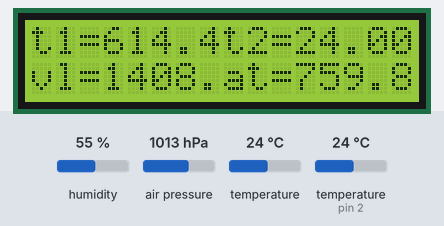
A sketch run on a simulated Arduino Uno, built with avr-gcc and run on an emulated ATmega328P. Shown: 16×2 character LCD. Wiring (inferred from the names in the program): DHT11 sensor: data pin 2; BMP180 pressure sensor at I2C address 0x77. Inputs (shaded band) come from the test bench; at power-on: temperature (sensor on pin 2) 24 °C, humidity 55 %, air pressure 1013 hPa, temperature 24 °C. What the sketch prints to the serial monitor is not drawn.

Above: at 1.2 s.
1.3 s: temperature (sensor on pin 2) set to 41 °C
At 4.7 s:
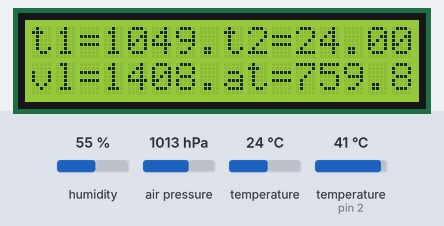
8.4 s: humidity set to 22 %
At 10.8 s:
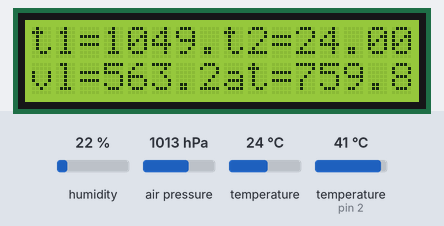
16.4 s: air pressure set to 952 hPa
At 19.3 s:
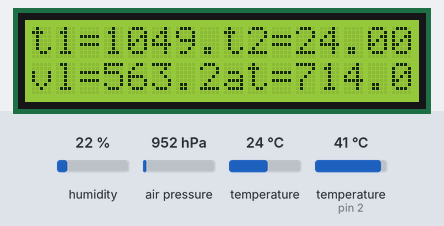
19.6 s: temperature (sensor 0) set to 0 °C
At 22.4 s:
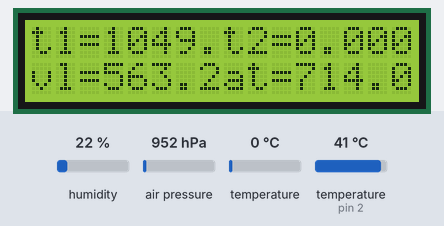
22.8 s: temperature (sensor on pin 2) set to 12 °C
At 26.6 s:
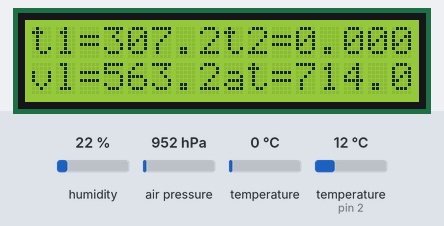
27.5 s: humidity set to 40 %
At 30.4 s:
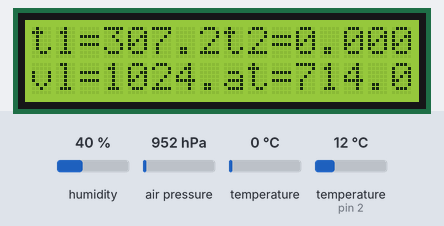
Timing chart, 0 to 31.8 s (numbered marks = the images above; inputs shaded):
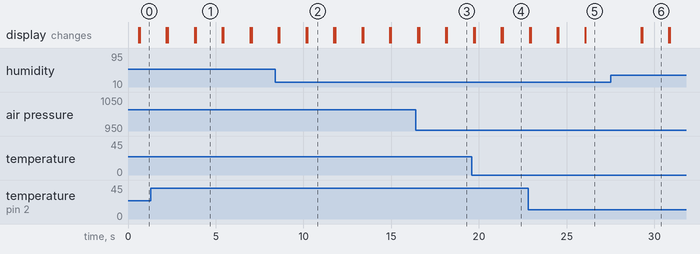

Measured:
- after the input at 1.3 s, the display: first differs from a run without the input after 2.5 s (image 1 shows a later state)
- after the input at 8.4 s, the display: first differs from a run without the input after 1.8 s (image 2 shows a later state)
- after the input at 16.4 s, the display: first differs from a run without the input after 1.8 s (image 3)
- after the input at 19.6 s, the display: first differs from a run without the input after 1.7 s (image 4)
- after the input at 22.8 s, the display: first differs from a run without the input after 3.3 s (image 5)
- after the input at 27.5 s, the display: first changes after 1.7 s (image 6 shows a later state)
- what the display in image 1 shows lasts 1.5 s, from 3.9 s to 5.4 s

The sketch:

dht22.ino
```cpp
#include <Wire.h>

// Example testing sketch for various DHT humidity/temperature sensors
// Written by ladyada, public domain

#include "DHT.h"
#include <LiquidCrystal.h>

#define BMP085_ADDRESS 0x77  // I2C address of BMP085
// initialize the library with the numbers of the interface pins
LiquidCrystal lcd(8, 9, 4, 5, 6, 7);

#define DHTPIN 2 // what pin we're connected to

// Uncomment whatever type you're using!
//#define DHTTYPE DHT11 // DHT 11
#define DHTTYPE DHT22 // DHT 22 (AM2302)
//#define DHTTYPE DHT21 // DHT 21 (AM2301)

// Connect pin 1 (on the left) of the sensor to +5V
// Connect pin 2 of the sensor to whatever your DHTPIN is
// Connect pin 4 (on the right) of the sensor to GROUND
// Connect a 10K resistor from pin 2 (data) to pin 1 (power) of the sensor

DHT dht(DHTPIN, DHTTYPE);

const unsigned char OSS = 0;  // Oversampling Setting

// Calibration values
int ac1;
int ac2;
int ac3;
unsigned int ac4;
unsigned int ac5;
unsigned int ac6;
int b1;
int b2;
int mb;
int mc;
int md;

long b5;
//short temperature;
//long pressure;

void setup() {
  Serial.begin(9600);
  Serial.println("DHTxx test!");
  lcd.begin(16, 2);
  dht.begin();
  Wire.begin();
  bmp085Calibration();
}

void loop() {
   float temperature = bmp085GetTemperature(bmp085ReadUT()); //MUST be called first
  float pressure = bmp085GetPressure(bmp085ReadUP());

  float atm = pressure; /// 101325; // "standard atmosphere"
  //float altitude = calcAltitude(pressure); //Uncompensated caculation - in Meters

  // Reading temperature or humidity takes about 250 milliseconds!
  // Sensor readings may also be up to 2 seconds 'old' (its a very slow sensor)
  float h = dht.readHumidity();
  float t = dht.readTemperature();


  // check if returns are valid, if they are NaN (not a number) then something went wrong!
  if (isnan(t) || isnan(h)) {
    Serial.println("Failed to read from DHT");
  } else {
  lcd.setCursor(0, 0);
  lcd.print("t1=");
  lcd.setCursor(3,0);
  lcd.print(t,1);
  lcd.setCursor(0,1);
  lcd.print("vl=");
  lcd.setCursor(3,1);
  lcd.print(h,1);

    Serial.print("Humidity: ");
    Serial.print(h);
    Serial.print(" %\t");
    Serial.print("Temperature: ");
    Serial.print(t);
    Serial.println(" *C");
  }

  Serial.print("Temperature: ");
  Serial.print(temperature, 2); //display 2 decimal places
  Serial.println("deg C");

  Serial.print("Pressure: ");
  Serial.print(pressure/133.322, 0); //whole number only.
  Serial.println(" Pa");

  Serial.print("Standard Atmosphere: ");
  Serial.println(atm, 4); //display 4 decimal places

  //Serial.print("Altitude: ");
 // Serial.print(altitude, 2); //display 2 decimal places
 // Serial.println(" M");
 // Serial.println();//line break

  lcd.setCursor(8,1);
  lcd.print("at=");
  lcd.setCursor(11,1);
  lcd.print(atm/133.322,4);

  lcd.setCursor(8,0);
  lcd.print("t2=");
  lcd.setCursor(11,0);
  lcd.print(temperature, 2);


 delay(1000); //wait a second and get values again.
}

// Stores all of the bmp085's calibration values into global variables
// Calibration values are required to calculate temp and pressure
// This function should be called at the beginning of the program
void bmp085Calibration()
{
  ac1 = bmp085ReadInt(0xAA);
  ac2 = bmp085ReadInt(0xAC);
  ac3 = bmp085ReadInt(0xAE);
  ac4 = bmp085ReadInt(0xB0);
  ac5 = bmp085ReadInt(0xB2);
  ac6 = bmp085ReadInt(0xB4);
  b1 = bmp085ReadInt(0xB6);
  b2 = bmp085ReadInt(0xB8);
  mb = bmp085ReadInt(0xBA);
  mc = bmp085ReadInt(0xBC);
  md = bmp085ReadInt(0xBE);
}

// Calculate temperature in deg C
float bmp085GetTemperature(unsigned int ut){
  long x1, x2;

  x1 = (((long)ut - (long)ac6)*(long)ac5) >> 15;
  x2 = ((long)mc << 11)/(x1 + md);
  b5 = x1 + x2;

  float temp = ((b5 + 8)>>4);
  temp = temp /10;

  return temp;
}

// Calculate pressure given up
// calibration values must be known
// b5 is also required so bmp085GetTemperature(...) must be called first.
// Value returned will be pressure in units of Pa.
long bmp085GetPressure(unsigned long up){
  long x1, x2, x3, b3, b6, p;
  unsigned long b4, b7;

  b6 = b5 - 4000;
  // Calculate B3
  x1 = (b2 * (b6 * b6)>>12)>>11;
  x2 = (ac2 * b6)>>11;
  x3 = x1 + x2;
  b3 = (((((long)ac1)*4 + x3)<<OSS) + 2)>>2;

  // Calculate B4
  x1 = (ac3 * b6)>>13;
  x2 = (b1 * ((b6 * b6)>>12))>>16;
  x3 = ((x1 + x2) + 2)>>2;
  b4 = (ac4 * (unsigned long)(x3 + 32768))>>15;

  b7 = ((unsigned long)(up - b3) * (50000>>OSS));
  if (b7 < 0x80000000)
    p = (b7<<1)/b4;
  else
    p = (b7/b4)<<1;

  x1 = (p>>8) * (p>>8);
  x1 = (x1 * 3038)>>16;
  x2 = (-7357 * p)>>16;
  p += (x1 + x2 + 3791)>>4;

  long temp = p;
  return temp;
}

// Read 1 byte from the BMP085 at 'address'
char bmp085Read(unsigned char address)
{
  unsigned char data;

  Wire.beginTransmission(BMP085_ADDRESS);
  Wire.write(address);
  Wire.endTransmission();

  Wire.requestFrom(BMP085_ADDRESS, 1);
  while(!Wire.available())
    ;

  return Wire.read();
}

// Read 2 bytes from the BMP085
// First byte will be from 'address'
// Second byte will be from 'address'+1
int bmp085ReadInt(unsigned char address)
{
  unsigned char msb, lsb;

  Wire.beginTransmission(BMP085_ADDRESS);
  Wire.write(address);
  Wire.endTransmission();

  Wire.requestFrom(BMP085_ADDRESS, 2);
  while(Wire.available()<2)
    ;
  msb = Wire.read();
  lsb = Wire.read();

  return (int) msb<<8 | lsb;
}

// Read the uncompensated temperature value
unsigned int bmp085ReadUT(){
  unsigned int ut;

  // Write 0x2E into Register 0xF4
  // This requests a temperature reading
  Wire.beginTransmission(BMP085_ADDRESS);
  Wire.write(0xF4);
  Wire.write(0x2E);
  Wire.endTransmission();

  // Wait at least 4.5ms
  delay(5);

  // Read two bytes from registers 0xF6 and 0xF7
  ut = bmp085ReadInt(0xF6);
  return ut;
}

// Read the uncompensated pressure value
unsigned long bmp085ReadUP(){

  unsigned char msb, lsb, xlsb;
  unsigned long up = 0;

  // Write 0x34+(OSS<<6) into register 0xF4
  // Request a pressure reading w/ oversampling setting
  Wire.beginTransmission(BMP085_ADDRESS);
  Wire.write(0xF4);
  Wire.write(0x34 + (OSS<<6));
  Wire.endTransmission();

  // Wait for conversion, delay time dependent on OSS
  delay(2 + (3<<OSS));

  // Read register 0xF6 (MSB), 0xF7 (LSB), and 0xF8 (XLSB)
  msb = bmp085Read(0xF6);
  lsb = bmp085Read(0xF7);
  xlsb = bmp085Read(0xF8);

  up = (((unsigned long) msb << 16) | ((unsigned long) lsb << 8) | (unsigned long) xlsb) >> (8-OSS);

  return up;
}

void writeRegister(int deviceAddress, byte address, byte val) {
  Wire.beginTransmission(deviceAddress); // start transmission to device
  Wire.write(address);       // send register address
  Wire.write(val);         // send value to write
  Wire.endTransmission();     // end transmission
}

int readRegister(int deviceAddress, byte address){

  int v;
  Wire.beginTransmission(deviceAddress);
  Wire.write(address); // register to read
  Wire.endTransmission();

  Wire.requestFrom(deviceAddress, 1); // read a byte

  while(!Wire.available()) {
    // waiting
  }

  v = Wire.read();
  return v;
}

float calcAltitude(float pressure){

  float A = pressure/101325;
  float B = 1/5.25588;
  float C = pow(A,B);
  C = 1 - C;
  C = C /0.0000225577;

  return C;
}
```

DHT.cpp
```cpp
// (licence header left out)
#include "DHT.h"

DHT::DHT(uint8_t pin, uint8_t type, uint8_t count) {
  _pin = pin;
  _type = type;
  _count = count;
  firstreading = true;
}

void DHT::begin(void) {
  // set up the pins!
  pinMode(_pin, INPUT);
  digitalWrite(_pin, HIGH);
  _lastreadtime = 0;
}

//boolean S == Scale. True == Farenheit; False == Celcius
float DHT::readTemperature(bool S) {
  float f;

  if (read()) {
    switch (_type) {
    case DHT11:
      f = data[2];
      if(S)
       f = convertCtoF(f);

      return f;
    case DHT22:
    case DHT21:
      f = data[2] & 0x7F;
      f *= 256;
      f += data[3];
      f /= 10;
      if (data[2] & 0x80)
f *= -1;
      if(S)
f = convertCtoF(f);

      return f;
    }
  }
  Serial.print("Read fail");
  return NAN;
}

float DHT::convertCtoF(float c) {
return c * 9 / 5 + 32;
}

float DHT::readHumidity(void) {
  float f;
  if (read()) {
    switch (_type) {
    case DHT11:
      f = data[0];
      return f;
    case DHT22:
    case DHT21:
      f = data[0];
      f *= 256;
      f += data[1];
      f /= 10;
      return f;
    }
  }
  Serial.print("Read fail");
  return NAN;
}


boolean DHT::read(void) {
  uint8_t laststate = HIGH;
  uint8_t counter = 0;
  uint8_t j = 0, i;
  unsigned long currenttime;

  // pull the pin high and wait 250 milliseconds
  digitalWrite(_pin, HIGH);
  delay(250);

  currenttime = millis();
  if (currenttime < _lastreadtime) {
    // ie there was a rollover
    _lastreadtime = 0;
  }
  if (!firstreading && ((currenttime - _lastreadtime) < 2000)) {
    return true; // return last correct measurement
    //delay(2000 - (currenttime - _lastreadtime));
  }
  firstreading = false;
  /*
Serial.print("Currtime: "); Serial.print(currenttime);
Serial.print(" Lasttime: "); Serial.print(_lastreadtime);
*/
  _lastreadtime = millis();

  data[0] = data[1] = data[2] = data[3] = data[4] = 0;

  // now pull it low for ~20 milliseconds
  pinMode(_pin, OUTPUT);
  digitalWrite(_pin, LOW);
  delay(20);
  cli();
  digitalWrite(_pin, HIGH);
  delayMicroseconds(40);
  pinMode(_pin, INPUT);

  // read in timings
  for ( i=0; i< MAXTIMINGS; i++) {
    counter = 0;
    while (digitalRead(_pin) == laststate) {
      counter++;
      delayMicroseconds(1);
      if (counter == 255) {
        break;
      }
    }
    laststate = digitalRead(_pin);

    if (counter == 255) break;

    // ignore first 3 transitions
    if ((i >= 4) && (i%2 == 0)) {
      // shove each bit into the storage bytes
      data[j/8] <<= 1;
      if (counter > _count)
        data[j/8] |= 1;
      j++;
    }

  }

  sei();

  /*
Serial.println(j, DEC);
Serial.print(data[0], HEX); Serial.print(", ");
Serial.print(data[1], HEX); Serial.print(", ");
Serial.print(data[2], HEX); Serial.print(", ");
Serial.print(data[3], HEX); Serial.print(", ");
Serial.print(data[4], HEX); Serial.print(" =? ");
Serial.println(data[0] + data[1] + data[2] + data[3], HEX);
*/

  // check we read 40 bits and that the checksum matches
  if ((j >= 40) &&
      (data[4] == ((data[0] + data[1] + data[2] + data[3]) & 0xFF)) ) {
    return true;
  }


  return false;

}
```

DHT.h
```cpp
#ifndef DHT_H
#define DHT_H
#if ARDUINO >= 100
 #include "Arduino.h"
#else
 #include "WProgram.h"
#endif

/* DHT library

MIT license
written by Adafruit Industries
*/

// how many timing transitions we need to keep track of. 2 * number bits + extra
#define MAXTIMINGS 85

#define DHT11 11
#define DHT22 22
#define DHT21 21
#define AM2301 21

class DHT {
 private:
  uint8_t data[6];
  uint8_t _pin, _type, _count;
  boolean read(void);
  unsigned long _lastreadtime;
  boolean firstreading;

 public:
  DHT(uint8_t pin, uint8_t type, uint8_t count=6);
  void begin(void);
  float readTemperature(bool S=false);
  float convertCtoF(float);
  float readHumidity(void);

};
#endif
```
